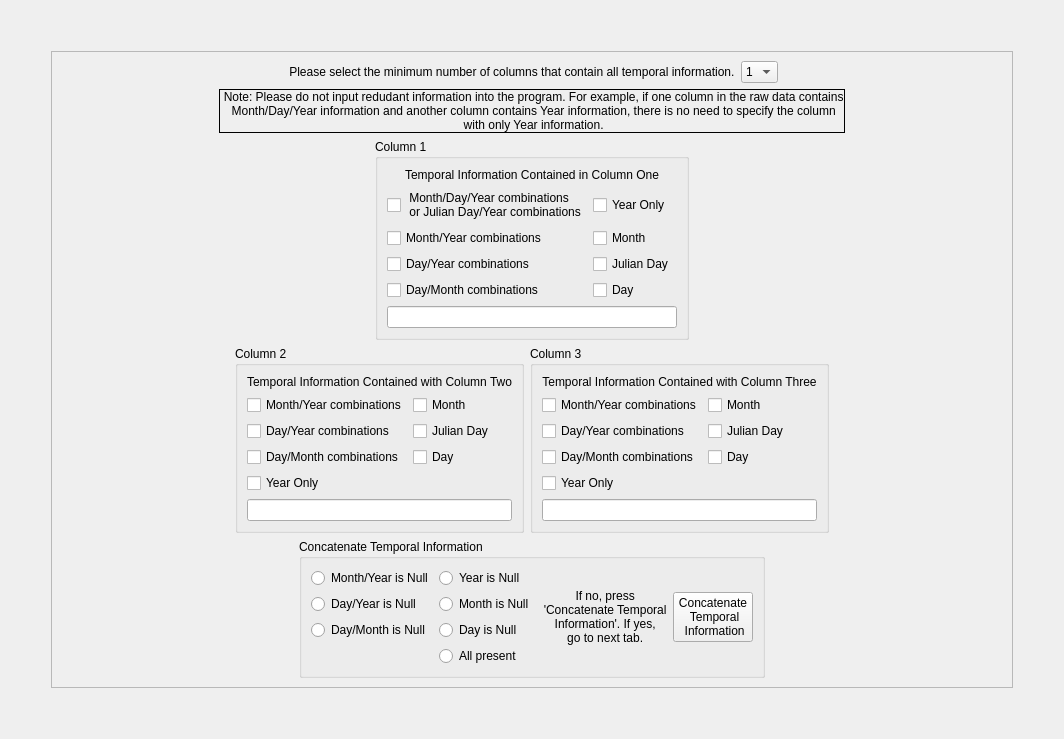
        <widget class="QWidget" name="tab_5">
         <attribute name="title">
          <string>Time Form</string>
         </attribute>
         <layout class="QHBoxLayout" name="horizontalLayout_56">
          <item>
           <layout class="QVBoxLayout" name="verticalLayout_68">
            <item>
             <spacer name="verticalSpacer_11">
              <property name="orientation">
               <enum>Qt::Vertical</enum>
              </property>
              <property name="sizeHint" stdset="0">
               <size>
                <width>20</width>
                <height>40</height>
               </size>
              </property>
             </spacer>
            </item>
            <item>
             <layout class="QHBoxLayout" name="horizontalLayout_49">
              <item>
               <spacer name="horizontalSpacer_73">
                <property name="orientation">
                 <enum>Qt::Horizontal</enum>
                </property>
                <property name="sizeHint" stdset="0">
                 <size>
                  <width>40</width>
                  <height>20</height>
                 </size>
                </property>
               </spacer>
              </item>
              <item>
               <widget class="QFrame" name="frame_7">
                <property name="sizePolicy">
                 <sizepolicy hsizetype="Fixed" vsizetype="Preferred">
                  <horstretch>0</horstretch>
                  <verstretch>0</verstretch>
                 </sizepolicy>
                </property>
                <property name="frameShape">
                 <enum>QFrame::StyledPanel</enum>
                </property>
                <property name="frameShadow">
                 <enum>QFrame::Raised</enum>
                </property>
                <layout class="QVBoxLayout" name="verticalLayout_73">
                 <item>
                  <layout class="QVBoxLayout" name="verticalLayout_13">
                   <item>
                    <layout class="QHBoxLayout" name="horizontalLayout_31">
                     <item>
                      <spacer name="horizontalSpacer_49">
                       <property name="orientation">
                        <enum>Qt::Horizontal</enum>
                       </property>
                       <property name="sizeHint" stdset="0">
                        <size>
                         <width>40</width>
                         <height>20</height>
                        </size>
                       </property>
                      </spacer>
                     </item>
                     <item>
                      <layout class="QHBoxLayout" name="horizontalLayout_22">
                       <property name="sizeConstraint">
                        <enum>QLayout::SetFixedSize</enum>
                       </property>
                       <item>
                        <widget class="QLabel" name="labTempSchColSelect">
                         <property name="sizePolicy">
                          <sizepolicy hsizetype="Expanding" vsizetype="Fixed">
                           <horstretch>0</horstretch>
                           <verstretch>0</verstretch>
                          </sizepolicy>
                         </property>
                         <property name="text">
                          <string> Please select the minimum number of columns that contain all temporal information.</string>
                         </property>
                        </widget>
                       </item>
                       <item>
                        <widget class="QComboBox" name="boxTempSchColSelect">
                         <property name="sizePolicy">
                          <sizepolicy hsizetype="Expanding" vsizetype="Fixed">
                           <horstretch>0</horstretch>
                           <verstretch>0</verstretch>
                          </sizepolicy>
                         </property>
                         <item>
                          <property name="text">
                           <string>1</string>
                          </property>
                         </item>
                         <item>
                          <property name="text">
                           <string>2</string>
                          </property>
                         </item>
                         <item>
                          <property name="text">
                           <string>3</string>
                          </property>
                         </item>
                        </widget>
                       </item>
                      </layout>
                     </item>
                     <item>
                      <spacer name="horizontalSpacer_52">
                       <property name="orientation">
                        <enum>Qt::Horizontal</enum>
                       </property>
                       <property name="sizeHint" stdset="0">
                        <size>
                         <width>40</width>
                         <height>20</height>
                        </size>
                       </property>
                      </spacer>
                     </item>
                    </layout>
                   </item>
                   <item>
                    <layout class="QHBoxLayout" name="horizontalLayout_32">
                     <item>
                      <spacer name="horizontalSpacer_50">
                       <property name="orientation">
                        <enum>Qt::Horizontal</enum>
                       </property>
                       <property name="sizeHint" stdset="0">
                        <size>
                         <width>40</width>
                         <height>20</height>
                        </size>
                       </property>
                      </spacer>
                     </item>
                     <item>
                      <widget class="QLabel" name="labTempSchNote">
                       <property name="sizePolicy">
                        <sizepolicy hsizetype="Fixed" vsizetype="Fixed">
                         <horstretch>0</horstretch>
                         <verstretch>0</verstretch>
                        </sizepolicy>
                       </property>
                       <property name="frameShape">
                        <enum>QFrame::Box</enum>
                       </property>
                       <property name="text">
                        <string> Note: Please do not input redudant information into the program. For example, if one column in the raw data contains 
 Month/Day/Year information and another column contains Year information, there is no need to specify the column
 with only Year information.</string>
                       </property>
                       <property name="alignment">
                        <set>Qt::AlignCenter</set>
                       </property>
                      </widget>
                     </item>
                     <item>
                      <spacer name="horizontalSpacer_51">
                       <property name="orientation">
                        <enum>Qt::Horizontal</enum>
                       </property>
                       <property name="sizeHint" stdset="0">
                        <size>
                         <width>40</width>
                         <height>20</height>
                        </size>
                       </property>
                      </spacer>
                     </item>
                    </layout>
                   </item>
                   <item>
                    <layout class="QHBoxLayout" name="horizontalLayout_16">
                     <item>
                      <spacer name="horizontalSpacer_27">
                       <property name="orientation">
                        <enum>Qt::Horizontal</enum>
                       </property>
                       <property name="sizeHint" stdset="0">
                        <size>
                         <width>148</width>
                         <height>20</height>
                        </size>
                       </property>
                      </spacer>
                     </item>
                     <item>
                      <widget class="QGroupBox" name="groupBox_8">
                       <property name="title">
                        <string>Column 1</string>
                       </property>
                       <layout class="QVBoxLayout" name="verticalLayout_43">
                        <item>
                         <layout class="QVBoxLayout" name="verticalLayout_40">
                          <property name="sizeConstraint">
                           <enum>QLayout::SetFixedSize</enum>
                          </property>
                          <item>
                           <widget class="QLabel" name="labTempSchCol1">
                            <property name="text">
                             <string>Temporal Information Contained in Column One</string>
                            </property>
                            <property name="alignment">
                             <set>Qt::AlignCenter</set>
                            </property>
                           </widget>
                          </item>
                          <item>
                           <layout class="QGridLayout" name="gridLayout_4">
                            <item row="0" column="0">
                             <widget class="QCheckBox" name="ckCol1MDYcombo">
                              <property name="text">
                               <string> Month/Day/Year combinations 
 or Julian Day/Year combinations</string>
                              </property>
                             </widget>
                            </item>
                            <item row="2" column="1">
                             <widget class="QCheckBox" name="ckCol1J">
                              <property name="text">
                               <string>Julian Day</string>
                              </property>
                             </widget>
                            </item>
                            <item row="0" column="1">
                             <widget class="QCheckBox" name="ckCol1Y">
                              <property name="text">
                               <string>Year Only</string>
                              </property>
                             </widget>
                            </item>
                            <item row="1" column="1">
                             <widget class="QCheckBox" name="ckCol1M">
                              <property name="text">
                               <string>Month</string>
                              </property>
                             </widget>
                            </item>
                            <item row="2" column="0">
                             <widget class="QCheckBox" name="ckCol1DYcombo">
                              <property name="text">
                               <string>Day/Year combinations </string>
                              </property>
                             </widget>
                            </item>
                            <item row="1" column="0">
                             <widget class="QCheckBox" name="ckCol1MYcombo">
                              <property name="text">
                               <string>Month/Year combinations</string>
                              </property>
                             </widget>
                            </item>
                            <item row="3" column="1">
                             <widget class="QCheckBox" name="ckCol1D">
                              <property name="text">
                               <string>Day</string>
                              </property>
                             </widget>
                            </item>
                            <item row="3" column="0">
                             <widget class="QCheckBox" name="ckCol1DMcombo">
                              <property name="text">
                               <string>Day/Month combinations</string>
                              </property>
                             </widget>
                            </item>
                           </layout>
                          </item>
                          <item>
                           <layout class="QHBoxLayout" name="layTempSchCol1btnlned">
                            <item>
                             <widget class="QLineEdit" name="lnedTempSchCol1"/>
                            </item>
                           </layout>
                          </item>
                         </layout>
                        </item>
                       </layout>
                      </widget>
                     </item>
                     <item>
                      <spacer name="horizontalSpacer_28">
                       <property name="orientation">
                        <enum>Qt::Horizontal</enum>
                       </property>
                       <property name="sizeHint" stdset="0">
                        <size>
                         <width>148</width>
                         <height>20</height>
                        </size>
                       </property>
                      </spacer>
                     </item>
                    </layout>
                   </item>
                   <item>
                    <layout class="QHBoxLayout" name="horizontalLayout_23">
                     <item>
                      <spacer name="horizontalSpacer_30">
                       <property name="orientation">
                        <enum>Qt::Horizontal</enum>
                       </property>
                       <property name="sizeHint" stdset="0">
                        <size>
                         <width>28</width>
                         <height>18</height>
                        </size>
                       </property>
                      </spacer>
                     </item>
                     <item>
                      <widget class="QGroupBox" name="groupBox_7">
                       <property name="title">
                        <string>Column 2</string>
                       </property>
                       <layout class="QVBoxLayout" name="verticalLayout_42">
                        <item>
                         <layout class="QVBoxLayout" name="layTempSchCol2V">
                          <property name="sizeConstraint">
                           <enum>QLayout::SetFixedSize</enum>
                          </property>
                          <item>
                           <widget class="QLabel" name="labTempSchCol2">
                            <property name="text">
                             <string>Temporal Information Contained with Column Two</string>
                            </property>
                            <property name="alignment">
                             <set>Qt::AlignCenter</set>
                            </property>
                           </widget>
                          </item>
                          <item>
                           <layout class="QGridLayout" name="layTempSchCol2Grid">
                            <property name="sizeConstraint">
                             <enum>QLayout::SetFixedSize</enum>
                            </property>
                            <item row="0" column="1">
                             <widget class="QCheckBox" name="ckCol2MYcombo">
                              <property name="text">
                               <string>Month/Year combinations</string>
                              </property>
                             </widget>
                            </item>
                            <item row="1" column="1">
                             <widget class="QCheckBox" name="ckCol2DYcombo">
                              <property name="text">
                               <string>Day/Year combinations</string>
                              </property>
                             </widget>
                            </item>
                            <item row="3" column="1">
                             <widget class="QCheckBox" name="ckCol2Y">
                              <property name="text">
                               <string>Year Only</string>
                              </property>
                             </widget>
                            </item>
                            <item row="2" column="2">
                             <widget class="QCheckBox" name="ckCol2D">
                              <property name="text">
                               <string>Day</string>
                              </property>
                             </widget>
                            </item>
                            <item row="1" column="2">
                             <widget class="QCheckBox" name="ckCol2J">
                              <property name="text">
                               <string>Julian Day</string>
                              </property>
                             </widget>
                            </item>
                            <item row="2" column="1">
                             <widget class="QCheckBox" name="ckCol2DMcombo">
                              <property name="text">
                               <string>Day/Month combinations</string>
                              </property>
                             </widget>
                            </item>
                            <item row="0" column="2">
                             <widget class="QCheckBox" name="ckCol2M">
                              <property name="text">
                               <string>Month</string>
                              </property>
                             </widget>
                            </item>
                           </layout>
                          </item>
                          <item>
                           <layout class="QHBoxLayout" name="layTempSchCol2btnlned">
                            <item>
                             <widget class="QLineEdit" name="lnedTempSchCol2"/>
                            </item>
                           </layout>
                          </item>
                         </layout>
                        </item>
                       </layout>
                      </widget>
                     </item>
                     <item>
                      <widget class="QGroupBox" name="groupBox_6">
                       <property name="title">
                        <string>Column 3</string>
                       </property>
                       <layout class="QVBoxLayout" name="verticalLayout_41">
                        <item>
                         <layout class="QVBoxLayout" name="layTempSchCol3V">
                          <property name="sizeConstraint">
                           <enum>QLayout::SetFixedSize</enum>
                          </property>
                          <item>
                           <widget class="QLabel" name="labTempSchCol3">
                            <property name="text">
                             <string>Temporal Information Contained with Column Three</string>
                            </property>
                            <property name="alignment">
                             <set>Qt::AlignCenter</set>
                            </property>
                           </widget>
                          </item>
                          <item>
                           <layout class="QGridLayout" name="layTempSchCol3Grid">
                            <property name="sizeConstraint">
                             <enum>QLayout::SetFixedSize</enum>
                            </property>
                            <item row="0" column="1">
                             <widget class="QCheckBox" name="ckCol3MYcombo">
                              <property name="text">
                               <string>Month/Year combinations</string>
                              </property>
                             </widget>
                            </item>
                            <item row="1" column="1">
                             <widget class="QCheckBox" name="ckCol3DYcombo">
                              <property name="text">
                               <string>Day/Year combinations</string>
                              </property>
                             </widget>
                            </item>
                            <item row="2" column="1">
                             <widget class="QCheckBox" name="ckCol3DMcombo">
                              <property name="text">
                               <string>Day/Month combinations</string>
                              </property>
                             </widget>
                            </item>
                            <item row="3" column="1">
                             <widget class="QCheckBox" name="ckCol3Y">
                              <property name="text">
                               <string>Year Only</string>
                              </property>
                             </widget>
                            </item>
                            <item row="2" column="2">
                             <widget class="QCheckBox" name="ckCol3D">
                              <property name="text">
                               <string>Day</string>
                              </property>
                             </widget>
                            </item>
                            <item row="1" column="2">
                             <widget class="QCheckBox" name="ckCol3J">
                              <property name="text">
                               <string>Julian Day</string>
                              </property>
                             </widget>
                            </item>
                            <item row="0" column="2">
                             <widget class="QCheckBox" name="ckCol3M">
                              <property name="text">
                               <string>Month</string>
                              </property>
                             </widget>
                            </item>
                           </layout>
                          </item>
                          <item>
                           <layout class="QHBoxLayout" name="layTempSchCol3btnlned">
                            <item>
                             <widget class="QLineEdit" name="lnedTempSchCol3"/>
                            </item>
                           </layout>
                          </item>
                         </layout>
                        </item>
                       </layout>
                      </widget>
                     </item>
                     <item>
                      <spacer name="horizontalSpacer_31">
                       <property name="orientation">
                        <enum>Qt::Horizontal</enum>
                       </property>
                       <property name="sizeHint" stdset="0">
                        <size>
                         <width>38</width>
                         <height>18</height>
                        </size>
                       </property>
                      </spacer>
                     </item>
                    </layout>
                   </item>
                   <item>
                    <layout class="QHBoxLayout" name="horizontalLayout_25">
                     <item>
                      <spacer name="horizontalSpacer_34">
                       <property name="orientation">
                        <enum>Qt::Horizontal</enum>
                       </property>
                       <property name="sizeHint" stdset="0">
                        <size>
                         <width>238</width>
                         <height>20</height>
                        </size>
                       </property>
                      </spacer>
                     </item>
                     <item>
                      <widget class="QGroupBox" name="groupBox_9">
                       <property name="title">
                        <string>Concatenate Temporal Information</string>
                       </property>
                       <layout class="QHBoxLayout" name="horizontalLayout_24">
                        <item>
                         <layout class="QGridLayout" name="gridLayout_5">
                          <item row="1" column="1">
                           <widget class="QRadioButton" name="rbtnMnull">
                            <property name="text">
                             <string>Month is Null</string>
                            </property>
                           </widget>
                          </item>
                          <item row="0" column="1">
                           <widget class="QRadioButton" name="rbtnYnull">
                            <property name="text">
                             <string>Year is Null</string>
                            </property>
                           </widget>
                          </item>
                          <item row="3" column="1">
                           <widget class="QRadioButton" name="rbtnAllpresent">
                            <property name="text">
                             <string>All present</string>
                            </property>
                           </widget>
                          </item>
                          <item row="2" column="1">
                           <widget class="QRadioButton" name="rbtnDnull">
                            <property name="text">
                             <string>Day is Null</string>
                            </property>
                           </widget>
                          </item>
                          <item row="1" column="0">
                           <widget class="QRadioButton" name="rbtnDYnull">
                            <property name="text">
                             <string>Day/Year is Null</string>
                            </property>
                           </widget>
                          </item>
                          <item row="0" column="0">
                           <widget class="QRadioButton" name="rbtnMYnull">
                            <property name="text">
                             <string>Month/Year is Null</string>
                            </property>
                           </widget>
                          </item>
                          <item row="2" column="0">
                           <widget class="QRadioButton" name="rbtnDMnull">
                            <property name="text">
                             <string>Day/Month is Null</string>
                            </property>
                           </widget>
                          </item>
                         </layout>
                        </item>
                        <item>
                         <layout class="QHBoxLayout" name="layTempScheProceedAll">
                          <property name="sizeConstraint">
                           <enum>QLayout::SetFixedSize</enum>
                          </property>
                          <item>
                           <widget class="QLabel" name="labTempSchProceed">
                            <property name="sizePolicy">
                             <sizepolicy hsizetype="Fixed" vsizetype="Fixed">
                              <horstretch>0</horstretch>
                              <verstretch>0</verstretch>
                             </sizepolicy>
                            </property>
                            <property name="frameShape">
                             <enum>QFrame::NoFrame</enum>
                            </property>
                            <property name="text">
                             <string> If no, press
 'Concatenate Temporal
 Information'. If yes, 
 go to next tab.</string>
                            </property>
                            <property name="alignment">
                             <set>Qt::AlignCenter</set>
                            </property>
                           </widget>
                          </item>
                          <item>
                           <widget class="QPushButton" name="btnTimeConcat">
                            <property name="sizePolicy">
                             <sizepolicy hsizetype="Fixed" vsizetype="Fixed">
                              <horstretch>0</horstretch>
                              <verstretch>0</verstretch>
                             </sizepolicy>
                            </property>
                            <property name="text">
                             <string>Concatenate
 Temporal
 Information</string>
                            </property>
                           </widget>
                          </item>
                         </layout>
                        </item>
                       </layout>
                      </widget>
                     </item>
                     <item>
                      <spacer name="horizontalSpacer_33">
                       <property name="orientation">
                        <enum>Qt::Horizontal</enum>
                       </property>
                       <property name="sizeHint" stdset="0">
                        <size>
                         <width>238</width>
                         <height>20</height>
                        </size>
                       </property>
                      </spacer>
                     </item>
                    </layout>
                   </item>
                  </layout>
                 </item>
                </layout>
               </widget>
              </item>
              <item>
               <spacer name="horizontalSpacer_74">
                <property name="orientation">
                 <enum>Qt::Horizontal</enum>
                </property>
                <property name="sizeHint" stdset="0">
                 <size>
                  <width>40</width>
                  <height>20</height>
                 </size>
                </property>
               </spacer>
              </item>
             </layout>
            </item>
            <item>
             <spacer name="verticalSpacer_12">
              <property name="orientation">
               <enum>Qt::Vertical</enum>
              </property>
              <property name="sizeHint" stdset="0">
               <size>
                <width>20</width>
                <height>40</height>
               </size>
              </property>
             </spacer>
            </item>
           </layout>
          </item>
         </layout>
        </widget>
